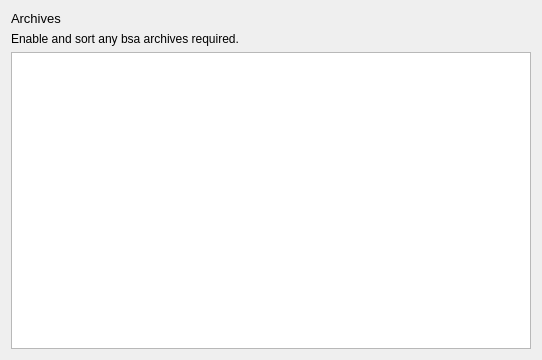
<?xml version="1.0" encoding="UTF-8"?>
<ui version="4.0">
 <class>omwp_archiveswidget</class>
 <widget class="QWidget" name="omwp_archiveswidget">
  <property name="geometry">
   <rect>
    <x>0</x>
    <y>0</y>
    <width>542</width>
    <height>360</height>
   </rect>
  </property>
  <property name="windowTitle">
   <string>Form</string>
  </property>
  <layout class="QVBoxLayout" name="verticalLayout">
   <item>
    <widget class="QWidget" name="widget" native="true">
     <layout class="QVBoxLayout" name="verticalLayout_2">
      <property name="leftMargin">
       <number>0</number>
      </property>
      <property name="topMargin">
       <number>0</number>
      </property>
      <property name="rightMargin">
       <number>0</number>
      </property>
      <property name="bottomMargin">
       <number>0</number>
      </property>
      <item>
       <widget class="QLabel" name="label_2">
        <property name="font">
         <font>
          <pointsize>10</pointsize>
         </font>
        </property>
        <property name="text">
         <string>Archives</string>
        </property>
       </widget>
      </item>
      <item>
       <widget class="QLabel" name="label">
        <property name="text">
         <string>Enable and sort any bsa archives required.</string>
        </property>
       </widget>
      </item>
     </layout>
    </widget>
   </item>
   <item>
    <widget class="QListWidget" name="lstArchives">
     <property name="dragEnabled">
      <bool>true</bool>
     </property>
     <property name="dragDropMode">
      <enum>QAbstractItemView::InternalMove</enum>
     </property>
     <property name="defaultDropAction">
      <enum>Qt::MoveAction</enum>
     </property>
    </widget>
   </item>
  </layout>
 </widget>
 <resources/>
 <connections/>
</ui>
